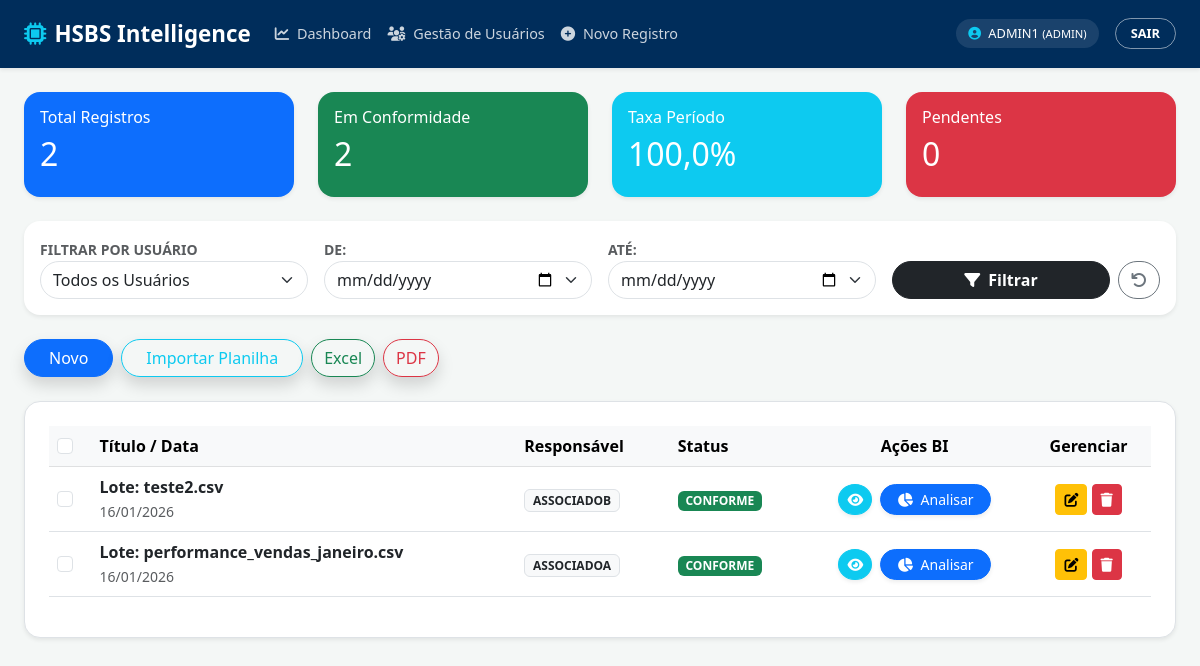
The app's page / (signed in) with its own data.
### core/models.py (models this page shows, shortened)
class Registro(models.Model):
    usuario = models.ForeignKey(User, on_delete=models.CASCADE)
    titulo = models.CharField(max_length=200)
    descricao = models.TextField()
    ativo = models.BooleanField(default=True)
    data_criacao = models.DateTimeField(auto_now_add=True)

### core/views.py (the view, shortened to what this page needs)
# urls.py: path('', views.RegistroList.as_view(), name='registro_list'),
class RegistroList(LoginRequiredMixin, ListView):
    model = Registro
    template_name = 'registro_list.html'
    context_object_name = 'object_list'
    def get_queryset(self):
        user = self.request.user
        if user.is_staff or user.is_superuser:
            qs = Registro.objects.all()
        else:
            qs = Registro.objects.filter(usuario=user)
        usuario_id = self.request.GET.get('usuario')
        data_inicio = self.request.GET.get('data_inicio')
        data_fim = self.request.GET.get('data_fim')
        if usuario_id and usuario_id != 'todos':
            qs = qs.filter(usuario_id=usuario_id)
        if data_inicio:
            qs = qs.filter(data_criacao__date__gte=data_inicio)
        if data_fim:
            qs = qs.filter(data_criacao__date__lte=data_fim)
        return qs.distinct().order_by('-data_criacao')
    def get_context_data(self, **kwargs):
        context = super().get_context_data(**kwargs)
        qs = self.get_queryset()
        context['total_registros'] = qs.count()
        context['ativos'] = qs.filter(ativo=True).count()
        context['inativos'] = qs.filter(ativo=False).count()
        total = context['total_registros']
        context['taxa_conformidade'] = round(
            (context['ativos'] / total * 100), 1) if total > 0 else 0
        user = self.request.user
        if user.is_staff or user.is_superuser:
            context['todos_usuarios'] = User.objects.all().order_by('username')
        return context

### templates/registro_list.html (shortened to what this page needs)
{% extends 'base.html' %}
{% block content %}
<div class="row mb-4">
    <div class="col-md-3"><div class="card bg-primary text-white border-0 shadow-sm p-3 rounded-4"><h6>Total Registros</h6><h2>{{ total_registros }}</h2></div></div>
    <div class="col-md-3"><div class="card bg-success text-white border-0 shadow-sm p-3 rounded-4"><h6>Em Conformidade</h6><h2>{{ ativos }}</h2></div></div>
    <div class="col-md-3"><div class="card bg-info text-white border-0 shadow-sm p-3 rounded-4"><h6>Taxa Período</h6><h2>{{ taxa_conformidade }}%</h2></div></div>
    <div class="col-md-3"><div class="card bg-danger text-white border-0 shadow-sm p-3 rounded-4"><h6>Pendentes</h6><h2>{{ inativos }}</h2></div></div>
</div>
<div class="card border-0 shadow-sm rounded-4 p-3 mb-4 bg-white">
    <form method="GET" class="row g-3 align-items-end">
        {% if todos_usuarios %}
        <div class="col-md-3">
            <label class="small fw-bold text-muted">FILTRAR POR USUÁRIO</label>
            <select name="usuario" class="form-select rounded-pill">
                <option value="todos">Todos os Usuários</option>
            </select>
        </div>
        {% endif %}
        <div class="col-md-3">
            <label class="small fw-bold text-muted">DE:</label>
            <input type="date" name="data_inicio" value="{{ request.GET.data_inicio }}" class="form-select rounded-pill">
        </div>
        <div class="col-md-3">
            <label class="small fw-bold text-muted">ATÉ:</label>
            <input type="date" name="data_fim" value="{{ request.GET.data_fim }}" class="form-select rounded-pill">
        </div>
        <div class="col-md-3 d-flex gap-2">
            <button type="submit" class="btn btn-dark rounded-pill w-100 fw-bold"><i class="fas fa-filter me-2"></i>Filtrar</button>
            <a href="{% url 'registro_list' %}" class="btn btn-outline-secondary rounded-pill"><i class="fas fa-undo"></i></a>
        </div>
    </form>
</div>
<div class="d-flex gap-2 mb-4">
    <a href="{% url 'registro_create' %}" class="btn btn-primary rounded-pill px-4 shadow">Novo</a>
    <button class="btn btn-outline-info rounded-pill px-4 shadow" data-bs-toggle="modal" data-bs-target="#modalImportar">Importar Planilha</button>
    <button type="submit" form="formAcoes" formaction="{% url 'exportar_selecionados' %}" class="btn btn-outline-success rounded-pill shadow">Excel</button>
    <button type="submit" form="formAcoes" formaction="{% url 'gerar_pdf_auditoria' %}" class="btn btn-outline-danger rounded-pill shadow">PDF</button>
</div>
<form id="formAcoes" method="POST">
    <div class="table-responsive bg-white p-4 rounded-4 shadow-sm border">
        <table class="table table-hover align-middle">
            <thead class="table-light">
                <tr>
                    <th><input type="checkbox" id="selectAll" class="form-check-input"></th>
                    <th>Título / Data</th>
                    <th>Responsável</th>
                    <th>Status</th>
                    <th class="text-center">Ações BI</th>
                    <th class="text-center">Gerenciar</th>
                </tr>
            </thead>
            <tbody>
                {% for registro in object_list %}
                <tr>
                    <td><input type="checkbox" name="registros_ids" value="{{ registro.id }}" class="form-check-input"></td>
                    <td><strong>{{ registro.titulo }}</strong><br><small class="text-muted">{{ registro.data_criacao|date:"d/m/Y" }}</small></td>
                    <td><span class="badge bg-light text-dark border">{{ registro.usuario.username|upper }}</span></td>
                    <td>{% if registro.ativo %}<span class="badge bg-success">CONFORME</span>{% else %}<span class="badge bg-danger">PENDENTE</span>{% endif %}</td>
                    <td class="text-center">
                        <div class="d-flex justify-content-center gap-2">
                            <button type="button" class="btn btn-info btn-sm text-white rounded-circle shadow-sm" data-bs-toggle="modal" data-bs-target="#modalOlho{{ registro.id }}"><i class="fas fa-eye"></i></button>
                            <button type="button" class="btn btn-primary btn-sm rounded-pill px-3 shadow-sm" data-bs-toggle="modal" data-bs-target="#modalBI{{ registro.id }}"><i class="fas fa-chart-pie me-1"></i> Analisar</button>
                        </div>
                    </td>
                    <td class="text-center">
                        <a href="{% url 'registro_update' registro.id %}" class="btn btn-sm btn-warning"><i class="fas fa-edit"></i></a>
                        <a href="{% url 'registro_delete' registro.id %}" class="btn btn-sm btn-danger"><i class="fas fa-trash"></i></a>
                    </td>
                </tr>
                {% endfor %}
            </tbody>
        </table>
    </div>
</form>
{% endblock %}

### templates/base.html (shortened to what this page needs)
<!DOCTYPE html>
<html lang="pt-br">
<head>
    <link href="https://cdn.jsdelivr.net/npm/bootstrap@5.3.0/dist/css/bootstrap.min.css" rel="stylesheet">
    <link rel="stylesheet" href="https://cdnjs.cloudflare.com/ajax/libs/font-awesome/6.4.0/css/all.min.css">
</head>
<body>
    <nav class="navbar navbar-expand-lg navbar-dark shadow-sm mb-4">
        <div class="container-fluid px-4">
            <a class="navbar-brand fw-bold" href="{% url 'registro_list' %}">
                <i class="fas fa-microchip me-2 text-info"></i>HSBS Intelligence
            </a>
            <div class="collapse navbar-collapse" id="navbarNav">
                <ul class="navbar-nav me-auto mb-2 mb-lg-0">
                    <li class="nav-item">
                        <a class="nav-link" href="{% url 'registro_list' %}">
                            <i class="fas fa-chart-line me-1"></i> Dashboard
                        </a>
                    </li>
                    {% if user.is_staff %}
                    <li class="nav-item">
                        <a class="nav-link text-warning" href="{% url 'usuario_list' %}">
                            <i class="fas fa-users-cog me-1"></i> Gestão de Usuários
                        </a>
                    </li>
                    {% endif %}
                    <li class="nav-item">
                        <a class="nav-link" href="{% url 'registro_create' %}">
                            <i class="fas fa-plus-circle me-1"></i> Novo Registro
                        </a>
                    </li>
                </ul>
                <div class="d-flex align-items-center gap-3">
                    {% if user.is_authenticated %}
                        <div class="badge-user text-white">
                            <i class="fas fa-user-circle me-1 text-info"></i>
                            {{ user.username|upper }}
                            {% if user.is_staff %}<small>(ADMIN)</small>{% endif %}
                        </div>
                        <form action="{% url 'logout' %}" method="post" class="m-0 p-0">
                            <button type="submit" class="btn-logout fw-bold">SAIR</button>
                        </form>
                    {% endif %}
                </div>
            </div>
        </div>
    </nav>
    <div class="container-fluid px-4">
        {% block content %}{% endblock %}
    </div>
</body>
</html>

### templates/base.html (style rules this page uses)
body { background-color: #f4f7f6; font-family: 'Segoe UI', sans-serif; }
.navbar { background: #002d5b !important; padding: 12px 0; }
.nav-link { color: rgba(255,255,255,0.8) !important; font-size: 0.9rem; font-weight: 500; transition: 0.3s; }
.navbar-brand { font-size: 1.4rem; }
.btn-logout { background: none; border: 1px solid rgba(255,255,255,0.5); color: white; padding: 5px 15px; border-radius: 50px; font-size: 0.8rem; transition: 0.3s; }
.badge-user { background: rgba(255,255,255,0.1); padding: 5px 12px; border-radius: 50px; font-size: 0.8rem; }

### records on screen
Registro: titulo "Lote: teste2.csv", data_criacao "16/01/2026", usuario.username "ASSOCIADOB", ativo "CONFORME"
Registro: titulo "Lote: performance_vendas_janeiro.csv", data_criacao "16/01/2026", usuario.username "ASSOCIADOA", ativo "CONFORME"

### other values on screen
{{ user.username|upper }} "ADMIN1"
{{ total_registros }} "2"
{{ ativos }} "2"
{{ taxa_conformidade }} "100,0"
{{ inativos }} "0"
